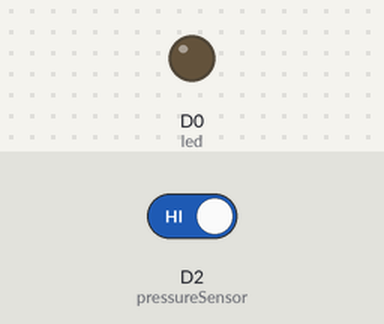
Bench run of a sketch on a simulated ESP8266 (NodeMCU). Parts: output pins drawn as LEDs (lit = HIGH). The test bench sets the inputs (shaded band); at power-on: D2 (pressureSensor) HIGH.

Above: at 1.2 s.
1.3 s: D2 (pressureSensor) driven LOW
At 2.2 s:
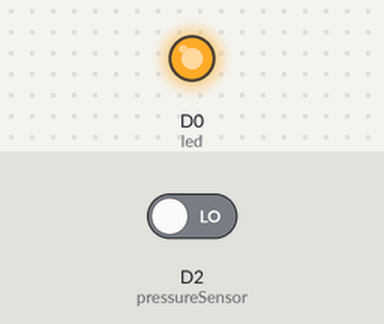
2.8 s: D2 (pressureSensor) driven HIGH
At 3.3 s:
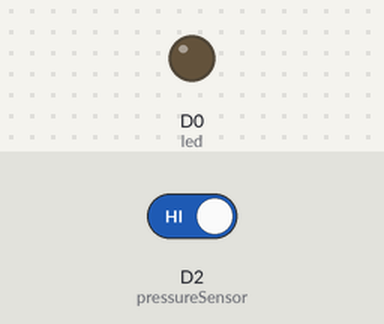
Timing chart, 0 to 5.8 s (numbered marks = the images above; inputs shaded):
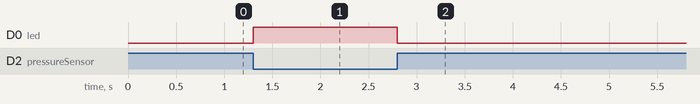

Measured:
- after the input at 1.3 s, D0 (led): LOW → HIGH at once
- after the input at 2.8 s, D0 (led): HIGH → LOW at once

The sketch:

pressure-sensor.ino
```cpp
int led = D0; // LED is connected to D0
int pressureSensor = D2; // Pressure sensor is connected to D2

// This routine runs only once upon reset
void setup()
{
  pinMode(led, OUTPUT); // Initialize D0 pin as output
  pinMode(pressureSensor, INPUT_PULLUP);
  // Initialize D2 pin as input with an internal pull-up resistor
}

// This routine loops forever
void loop()
{
  int pressureSensorState;

  pressureSensorState = digitalRead(pressureSensor);

  if(pressureSensorState == LOW){ //If we push down on the push button
    digitalWrite(led, HIGH);  // Turn ON the LED
  }
  else
  {
    if(pressureSensorState == HIGH){
      digitalWrite(led, LOW); // Turn OFF the LED
    }
  }
}
```
